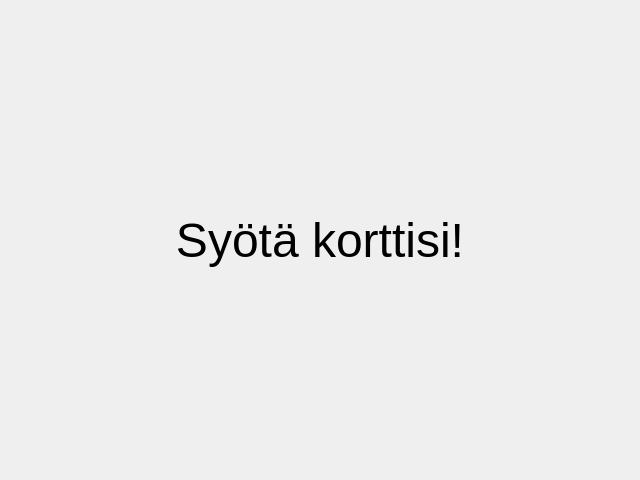
<?xml version="1.0" encoding="UTF-8"?>
<ui version="4.0">
 <class>PageInsertCard</class>
 <widget class="PageBase" name="PageInsertCard">
  <property name="geometry">
   <rect>
    <x>0</x>
    <y>0</y>
    <width>640</width>
    <height>480</height>
   </rect>
  </property>
  <property name="windowTitle">
   <string>Syötä kortti</string>
  </property>
  <layout class="QVBoxLayout" name="verticalLayout">
   <item>
    <widget class="QLabel" name="lblInsertCard">
     <property name="sizePolicy">
      <sizepolicy hsizetype="Preferred" vsizetype="Preferred">
       <horstretch>0</horstretch>
       <verstretch>2</verstretch>
      </sizepolicy>
     </property>
     <property name="font">
      <font>
       <pointsize>36</pointsize>
      </font>
     </property>
     <property name="text">
      <string>Syötä korttisi!</string>
     </property>
     <property name="textFormat">
      <enum>Qt::PlainText</enum>
     </property>
     <property name="alignment">
      <set>Qt::AlignCenter</set>
     </property>
    </widget>
   </item>
  </layout>
 </widget>
 <customwidgets>
  <customwidget>
   <class>PageBase</class>
   <extends>QWidget</extends>
   <header>page/abstract/pagebase.h</header>
   <container>1</container>
  </customwidget>
 </customwidgets>
 <resources/>
 <connections/>
</ui>
